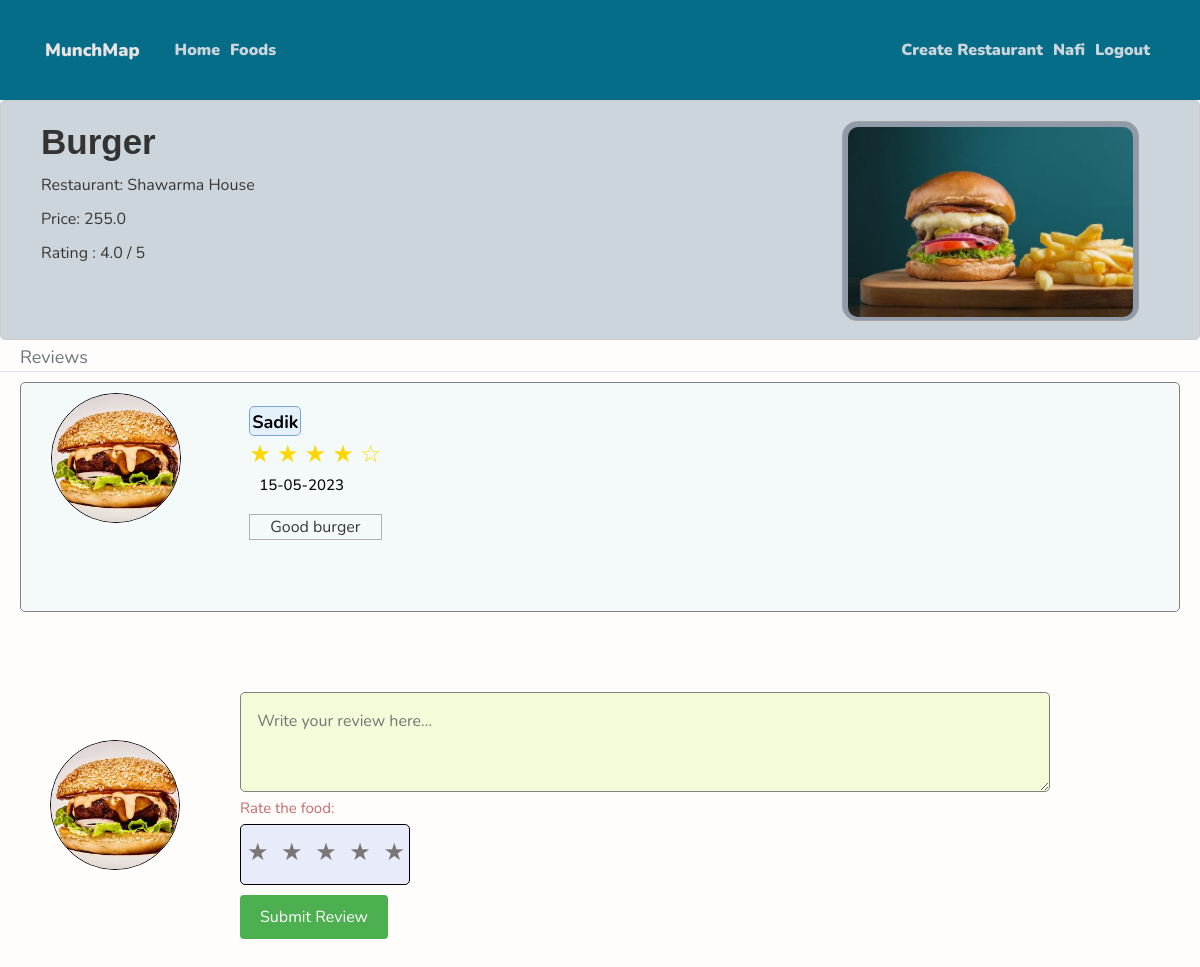
Page /food/8 (signed in) on the earlier database version.
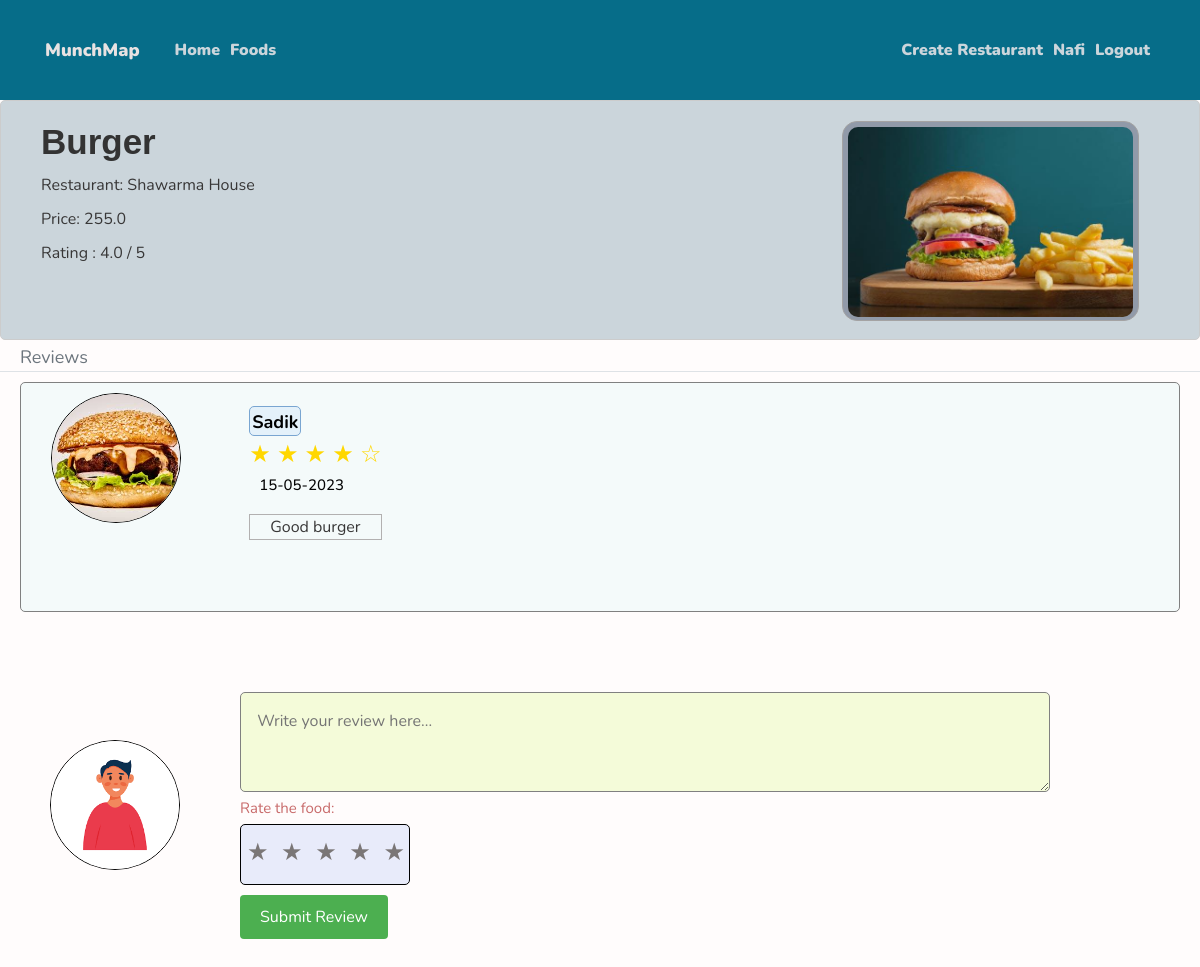
Same page on the later database version.
### website/models.py (models this page shows, shortened)
class User(db.Model, UserMixin):
    id = db.Column(db.Integer, primary_key=True)
    username = db.Column(db.String(20), unique=True, nullable=False)
    email = db.Column(db.String(120), unique=True, nullable=False)
    image_file = db.Column(db.String(20), nullable=False,
                           default='default.jpg')
    password = db.Column(db.String(60), nullable=False)
    restaurants = db.relationship('Restaurant', backref='owner', lazy=True)
    restaurant_reviews = db.relationship(
        'RestaurantReview', backref='reviewer', lazy=True)
    food_reviews = db.relationship('FoodReview', backref='reviewer', lazy=True)

### website/foods/routes.py (the view)
@foods.route("/food/<int:food_id>")
def food(food_id):
    food = Food.query.get_or_404(food_id)
    reviews = FoodReview.query.filter_by(food_id=food_id).order_by(
        FoodReview.date_posted.desc()).all()
    return render_template('review.html', food=food, reviews=reviews)

### website/models.py (called while the page is built)
@login_manager.user_loader
def load_user(user_id):
    return User.query.get(int(user_id))

### website/templates/review.html (shortened to what the changed rows need)
<!DOCTYPE html>
<html>
  <head>
    <link
      rel="stylesheet"
      href="https://maxcdn.bootstrapcdn.com/bootstrap/4.0.0/css/bootstrap.min.css"
    />
    <link
      rel="stylesheet"
      href="https://cdnjs.cloudflare.com/ajax/libs/font-awesome/5.15.3/css/all.min.css"
    />
    <link
      rel="stylesheet"
      type="text/css"
      href="{{ url_for('static', filename='review.css') }}"
    />
  </head>
  <body>
    <header class="site-header">
      <nav class="navbar navbar-expand-md navbar-dark bg-steel fixed-top">
        <div class="container">
          <div class="collapse navbar-collapse" id="navbarToggle">
            <div class="navbar-nav">
              {% if current_user.is_authenticated %}
              <a
                class="nav-item nav-link"
                href="{{ url_for('restaurants.new_restaurant') }}"
                >Create Restaurant</a
              >
              <a class="nav-item nav-link" href="{{ url_for('users.account') }}"
                >{{ current_user.username }}</a
              >
              <a class="nav-item nav-link" href="{{ url_for('users.logout') }}"
                >Logout</a
              >
              {% endif %}
            </div>
          </div>
        </div>
      </nav>
    </header>
    <div class="restaurant-details">
      <div class="text-container">
        <h1>{{ food.name }}</h1>
      </div>
    </div>
    {% set flag = [] %}
    {% if flag | length == 0 %} {% if current_user.is_authenticated %}
    <div class="section">
      <div class="image-container">
        <img
          class="own-profile-pic"
          src="{{ url_for('static', filename='profile_pics/' + current_user.image_file) }}"
          alt="Profile Picture"
        />
      </div>
      <div class="content-container">
        <form action="/add-food-review" method="POST">
          <textarea
            class="form-text"
            id="review-text"
            name="review-text"
            placeholder="Write your review here..."
          ></textarea>
          <fieldset class="star-rating">
            <legend>Rate the food:</legend>
            <div class="stars">
              <label for="star1">★</label>
              <label for="star2">★</label>
              <label for="star3">★</label>
              <label for="star4">★</label>
              <label for="star5">★</label>
            </div>
          </fieldset>
          <button class="form-button" type="submit">Submit Review</button>
        </form>
      </div>
    </div>
    {% endif %} {% endif %}
  </body>
</html>

Differences in the rows shown:
changed User "Nafi": image_file: picture added in place of a placeholder
